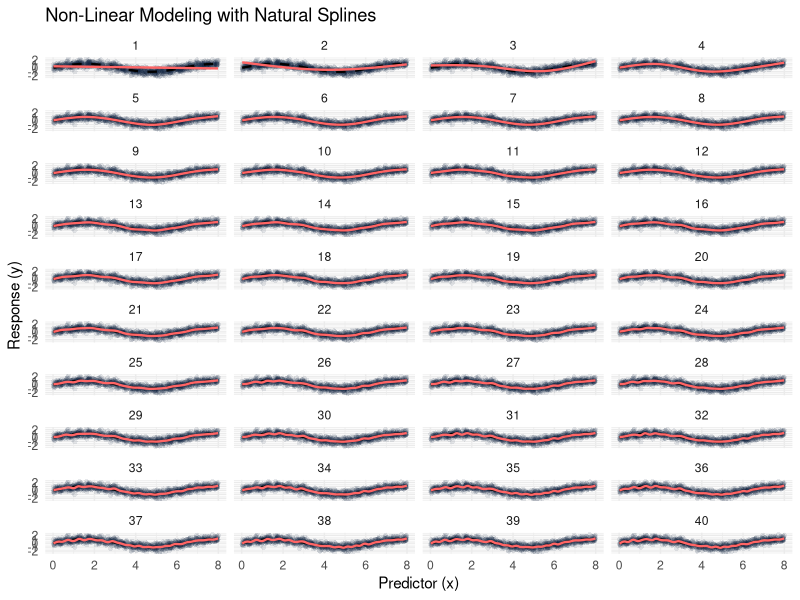
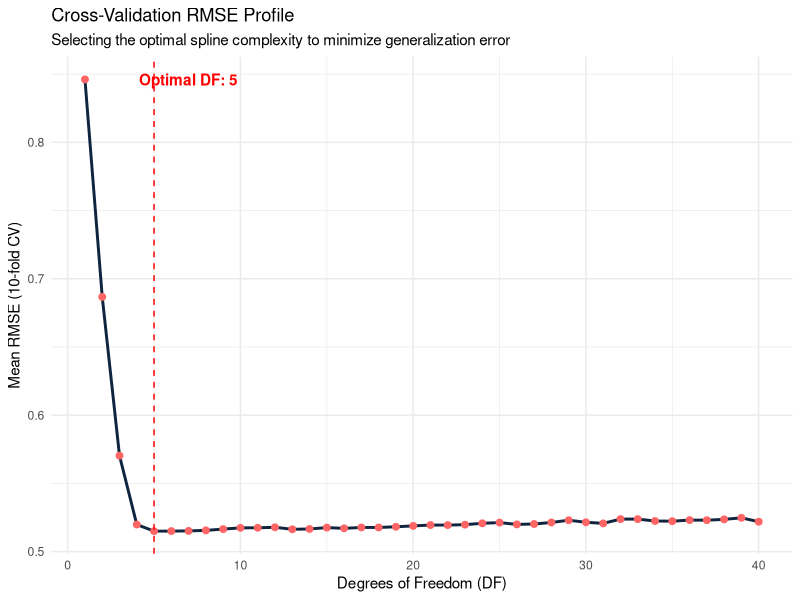
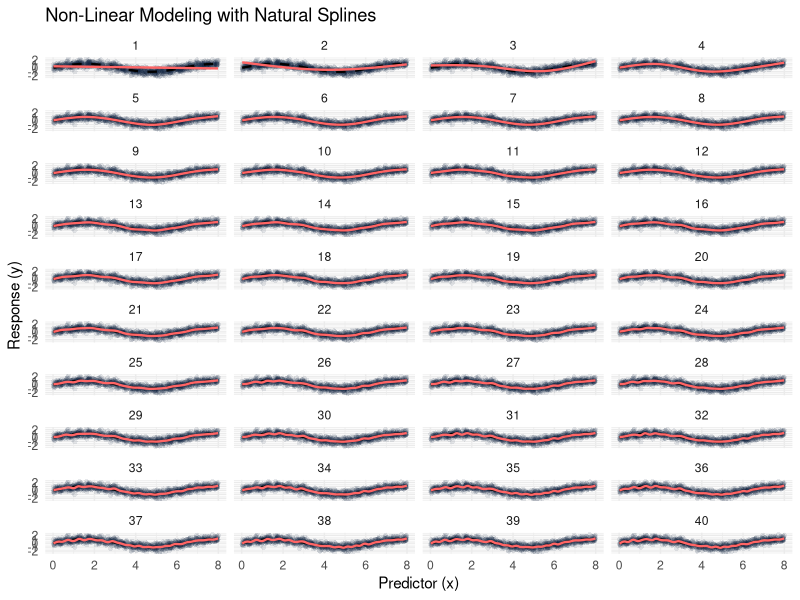
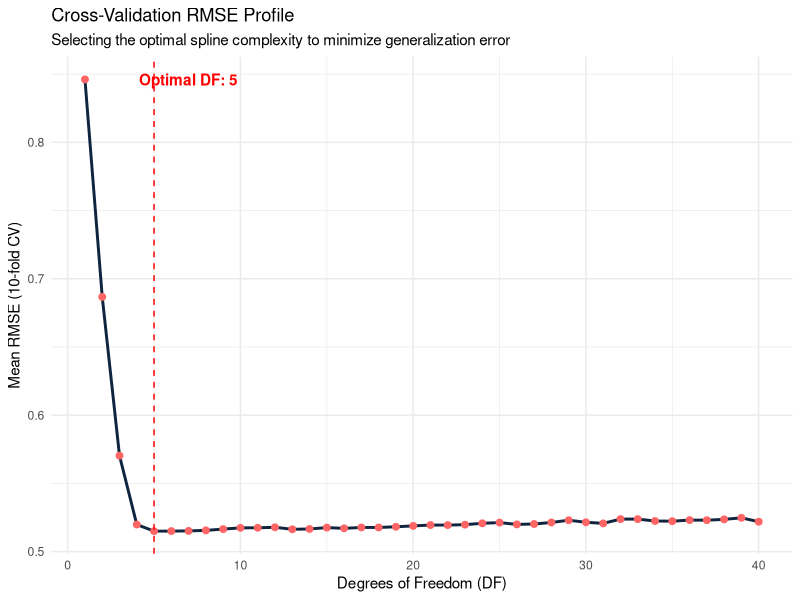

Write the R code that produced these figures, in order.
# ===========================================================================
# MACHINE LEARNING & BIG DATA IN PRECISION MEDICINE
# Script: Non-Linear Biological Signal Modeling using B-Splines and purrr
# Method: Spline Regression, Functional Programming, and Cross-Validation
# Author: Dr. Foca Marco Carchedi
# Date: 2026-03-04
# ===========================================================================

library(tidyverse)
library(splines)

set.seed(2701)

# ---------------------------------------------------------------------------
# 1. DATA SIMULATION (Non-linear pattern generation)
# ---------------------------------------------------------------------------
generated <- function(n) {
  x <- sort(runif(n, 0, 8))
  eps <- rnorm(n, 0, 0.5)
  y <- sin(x) + eps
  
  tibble(x = x, y = y)
}

n  <- 1000
xy <- generated(n)

# ---------------------------------------------------------------------------
# 2. MODEL DEFINITION & FUNCTIONAL PROGRAMMING (purrr)
# ---------------------------------------------------------------------------

# Fitting function for natural splines
fit_spline_with_df <- function(db, df) {
  lm(y ~ ns(x, df), data = db)
}

# --- Approach A: Traditional For-Loop ---
df_of_interest <- 1:40
models_for <- vector("list", length(df_of_interest)) 

for (i in seq_along(df_of_interest)) {
  models_for[[i]] <- fit_spline_with_df(xy, i) 
} 
names(models_for) <- df_of_interest

# --- Approach B: Functional Programming (using purrr::map) ---
# This approach ensures cleaner, more efficient, and scalable code
models_functional <- map(df_of_interest,
                         ~ fit_spline_with_df(db = xy, df = .x)
)
names(models_functional) <- df_of_interest

# Verify that both methods yield equivalent results
all.equal(models_for, models_functional)

# Extracting a specific result (e.g., intercept of the 36-DF model)
result <- models_functional[[36]]$coefficients["(Intercept)"]
print(result)

# ---------------------------------------------------------------------------
# 3. PREDICTION EXTRACTION AND VISUALIZATION
# ---------------------------------------------------------------------------

# Building a dataframe containing all spline predictions across different DFs
splines_predictions <- imap_dfr(models_functional,
                                ~ tibble(
                                  x  = xy[["x"]],
                                  y_real = xy[["y"]],
                                  y_estimated  = .x[["fitted.values"]],
                                  error = y_estimated - y_real,
                                  df = factor(.y, levels = df_of_interest)
                                )
)

# Adding the underlying generating curve (sin(x)) for reference
xy[["generating_y"]] <- sin(xy[["x"]])

# Base plot with noisy data and the true underlying signal
base_plot <- xy %>% 
  ggplot(aes(x = x)) +
  geom_point(aes(y = y), colour = "#0F243E", shape = 16, alpha = 0.1) +
  geom_line(aes(y = generating_y), linetype = "dashed", colour = "black", linewidth = 0.8) +
  labs(
    title = "Non-Linear Modeling with Natural Splines",
    x = "Predictor (x)",
    y = "Response (y)"
  ) +
  theme_minimal()

# Faceted plot displaying spline fits for each degree of freedom
spline_grid_plot <- base_plot +
  geom_line(
    data = splines_predictions,
    aes(x = x, y = y_estimated),
    colour = "#FF6565", 
    linewidth = 0.8
  ) +
  facet_wrap(~ df, ncol = 4)

print(spline_grid_plot)
ggsave("01_spline_degrees_of_freedom_grid.jpeg", plot = spline_grid_plot, width = 12, height = 10, dpi = 300)

# ---------------------------------------------------------------------------
# 4. ADVANCED HYPERPARAMETER TUNING (10-FOLD CROSS-VALIDATION)
# ---------------------------------------------------------------------------
# Quantitative procedure to define the optimal model complexity (preventing overfitting)

set.seed(123)
# Assigning Folds for Cross-Validation 
xy_cv <- xy %>% mutate(fold = sample(rep(1:10, length.out = n())))

# Grid for degrees of freedom
df_values <- 1:40

# Calculate the out-of-sample error for each DF across all folds
cv_results <- map_dfr(df_values, function(d) {
  
  # Iterate over the 10 folds for the current degree of freedom 
  errors <- map_dbl(1:10, function(f) {
    train_data <- xy_cv %>% filter(fold != f)
    test_data  <- xy_cv %>% filter(fold == f)
    
    # Model fitting on training data
    model <- lm(y ~ ns(x, df = d), data = train_data)
    
    # Prediction on test set 
    preds <- predict(model, newdata = test_data)
    
    # Calculate Root Mean Squared Error (RMSE)
    sqrt(mean((test_data$y - preds)^2))
  })
  
  # Return the mean cross-validated RMSE for the current DF
  tibble(df = d, mean_rmse = mean(errors))
})

# Identify the optimal DF (minimizing generalization error)
best_df <- cv_results$df[which.min(cv_results$mean_rmse)]
print(paste("The optimal number of degrees of freedom according to 10-fold CV is:", best_df))

# Visualization of the Bias-Variance trade-off
cv_plot <- cv_results %>% 
  ggplot(aes(x = df, y = mean_rmse)) +
  geom_line(colour = "#0F243E", linewidth = 1) +
  geom_point(colour = "#FF6565", size = 2) +
  geom_vline(xintercept = best_df, linetype = "dashed", colour = "red") +
  annotate("text", x = best_df + 2, y = max(cv_results$mean_rmse), 
           label = paste("Optimal DF:", best_df), color = "red", fontface = "bold") +
  labs(
    title = "Cross-Validation RMSE Profile",
    subtitle = "Selecting the optimal spline complexity to minimize generalization error",
    x = "Degrees of Freedom (DF)",
    y = "Mean RMSE (10-fold CV)"
  ) +
  theme_minimal()

print(cv_plot)
ggsave("02_spline_cross_validation_tuning.jpeg", plot = cv_plot, width = 8, height = 6, dpi = 300)

cat("\nScript completed successfully.\nNote: Plots saved to the Working Directory.\n")
